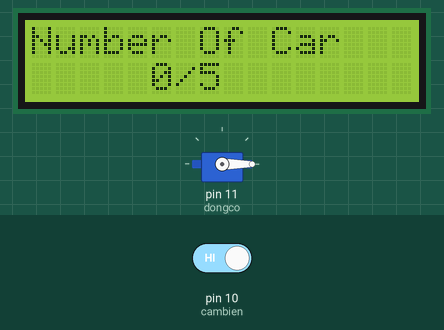
The sketch below on a simulated Arduino Uno, built with avr-gcc and run on an emulated ATmega328P. Shown: servo, 16×2 character LCD. The inputs (shaded band) are chosen by the test bench; at power-on: pin 10 (cambien) HIGH.

Above: at 2.6 s.
2.7 s: pin 10 (cambien) driven LOW
At 5.0 s:
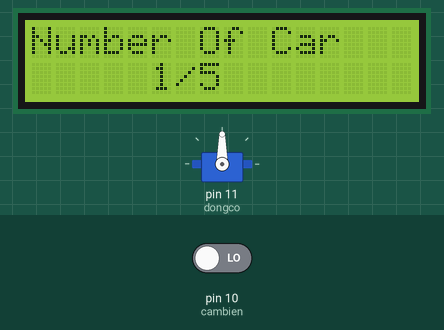
Timing chart, 0 to 6.5 s (numbered marks = the images above; inputs shaded):
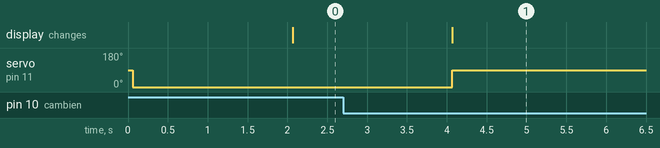

The sketch:

SmartParkingCar.ino
```cpp
#include<LiquidCrystal.h>
#include<Servo.h>
LiquidCrystal lcd(13,12,7,5,6,4);
int cambien = 10;
int dem=0;
int pre=HIGH;
Servo dongco ;
void setup() {
  // put your setup code here, to run once:
  dongco.attach(11);
  lcd.begin(16,2);
  pinMode(cambien,INPUT);
  dongco.write(0);
}

void loop() {
  // put your main code here, to run repeatedly:
  int doccambien=digitalRead(cambien);
  if(doccambien ==0 and pre==HIGH and dem<=4)
  {
    dem++;
    dongco.write(90);
  }


  pre=doccambien;
  if(pre==HIGH)
  { delay(2000);
    dongco.write(0);
  }
  if(doccambien==0 and dem==5)
  {
    lcd.setCursor(9,1);
    lcd.print("FULL");
  }
  lcd.setCursor(0, 0);
  lcd.print("Number Of Car");
  lcd.setCursor(5,1);
  lcd.print(dem);
  lcd.print("/5");
}
```

Measured:
- after the input at 2.7 s, servo on pin 11 (dongco): 0° → 90° after 1.4 s; the display: changes after 1.4 s (image 1)
